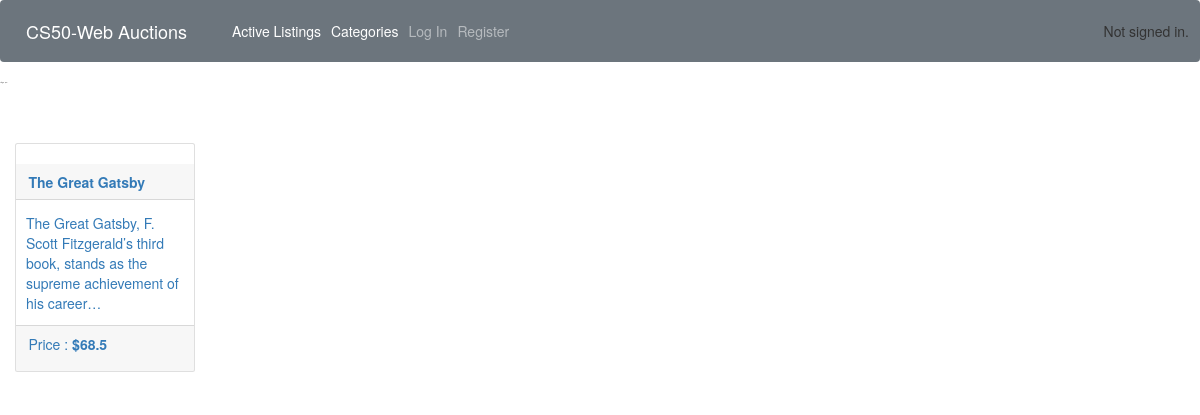
The app's page /categories/1/, older data.
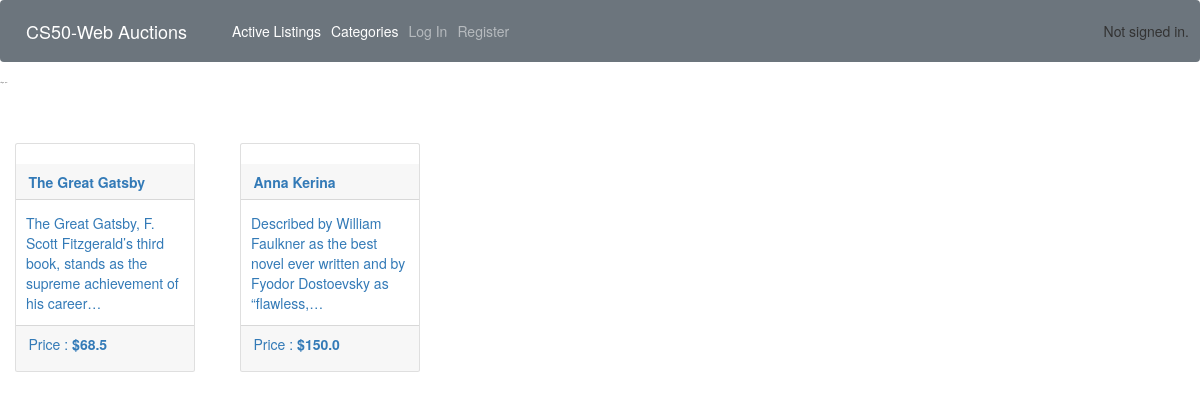
The same page, newer data.
### auctions/models.py (models this page shows, shortened)
class Listing(models.Model):
    title = models.CharField(max_length=64)
    description = models.TextField()
    image = models.URLField()
    price = models.FloatField()
    active = models.BooleanField(default=True)
    owner = models.ForeignKey(User, on_delete=models.CASCADE)
    category = models.ForeignKey(Category,blank=True, on_delete=models.CASCADE, null=True)
    watchlist = models.ManyToManyField(User, blank=True, null=True, related_name="watchlists")
    bidder = models.ForeignKey(Bid,on_delete=models.CASCADE, blank=True, null=True)
    comments = models.ManyToManyField(Comment, blank=True,related_name="listing_comments")

### auctions/views.py (the view)
# urls.py: path('categories/<int:category_id>/', views.listings_by_category, name="listings-by-category"),
def listings_by_category(request, category_id):
    category = Category.objects.get(pk=category_id)
    listings = Listing.objects.filter(category=category)
    return render(request, "auctions/listings_by_category.html", {
        "listings" : listings,
        'category' : category
    })

### auctions/models.py (called while the page is built)
    def __str__(self):
        return f"{self.title_category}"

### auctions/templates/auctions/listings_by_category.html (shortened to what this page needs)
{% extends "auctions/layout.html" %}
{% block body %}
<h2 class="mb-5">Category :  {{ category }}</h2>
<div class="row ">
    {% if listings %}
        {% for listing in listings %}
                    <div class="card ml-5 mr-4 mb-4 mt-5" style="width: 18rem;">
                        <a href="{% url 'listing' listing.id %}">
                            <div class="card-header">
                                <strong class="card-title">{{ listing.title }}</strong>
                            </div>
                            <div class="card-body px-3">
                            <p class="card-text">{{ listing.description|truncatechars:100 }}</p>
                            </div>
                            <div class="card-footer">
                                <p>Price : <strong>${{ listing.price }}</strong></p>
                            </div>
                        </a>
                    </div>
        {% endfor %}
    {% else %}
        <div class="container mt-4">
            <div class="alert alert-success">
                <p>There is not listing for this category yet!</p>
            </div>
        </div>
    {% endif %}
</div>
{% endblock %}

Row changes from the older to the newer data that the page shows:
added Listing: title "Anna Kerina", description "Described by William Faulkner as the best novel ever written and by Fyodor Dostoevsky as “flawless,…", price "150.0"
